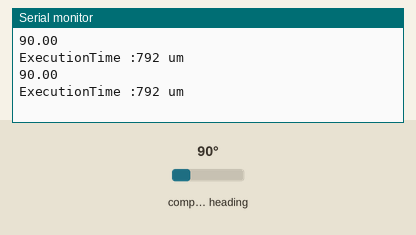
Recording of a sketch running on a simulated Arduino Uno, built with avr-gcc and run on an emulated ATmega328P. Parts: the last lines printed to the serial monitor. The inputs (shaded band) are chosen by the test bench; at power-on: compass heading 90°.

Above: at 1.8 s.
1.9 s: compass heading set to 7°
At 2.8 s:
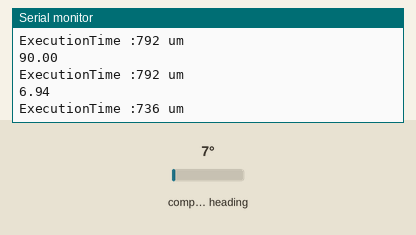
3.4 s: compass heading set to 180°
At 4.6 s:
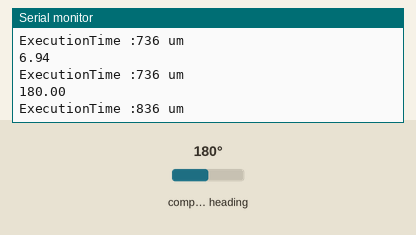
Timing chart, 0 to 6.4 s (numbered marks = the images above; inputs shaded):
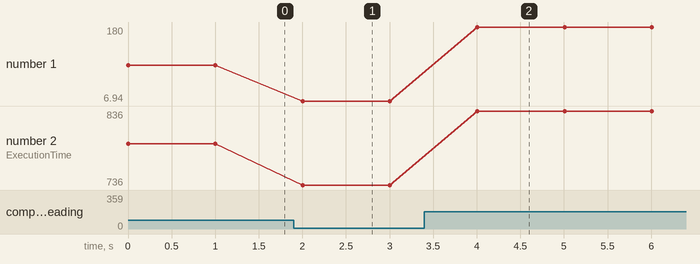

The sketch:

teenzy_encoder.ino
```cpp
#include <Wire.h>
#include <AS5600.h>

AS5600 encoder;

unsigned long startTime;
unsigned long endTime;
unsigned long executionTime;

void setup() {
  Serial.begin(115200);
  Wire.begin();

  if (!encoder.begin()) {
    Serial.println("AS5600 not detected. Check connections.");
    while (1);
  }

  //Serial.println("AS5600 initialized.");
}

void loop() {
  // Read the current angle in degrees
  startTime = micros();
  float angle = encoder.rawAngle();
  float degrees = (angle*360)/4096 ;
  Serial.println(degrees);
  endTime = micros();

  executionTime = endTime - startTime;
  Serial.print("ExecutionTime :");
  Serial.print(executionTime);
  Serial.println(" um");
  delay(1000);
}
```

Measured:
- after the input at 1.9 s, the serial monitor: prints a new line after 0.10 s (image 1)
- after the input at 3.4 s, the serial monitor: prints a new line after 0.61 s (image 2)
- plotted number 1: 90 → 6.94 after the input at 1.9 s, 6.94 → 180 after the input at 3.4 s
- plotted number 2: 792 → 736 after the input at 1.9 s, 736 → 836 after the input at 3.4 s
